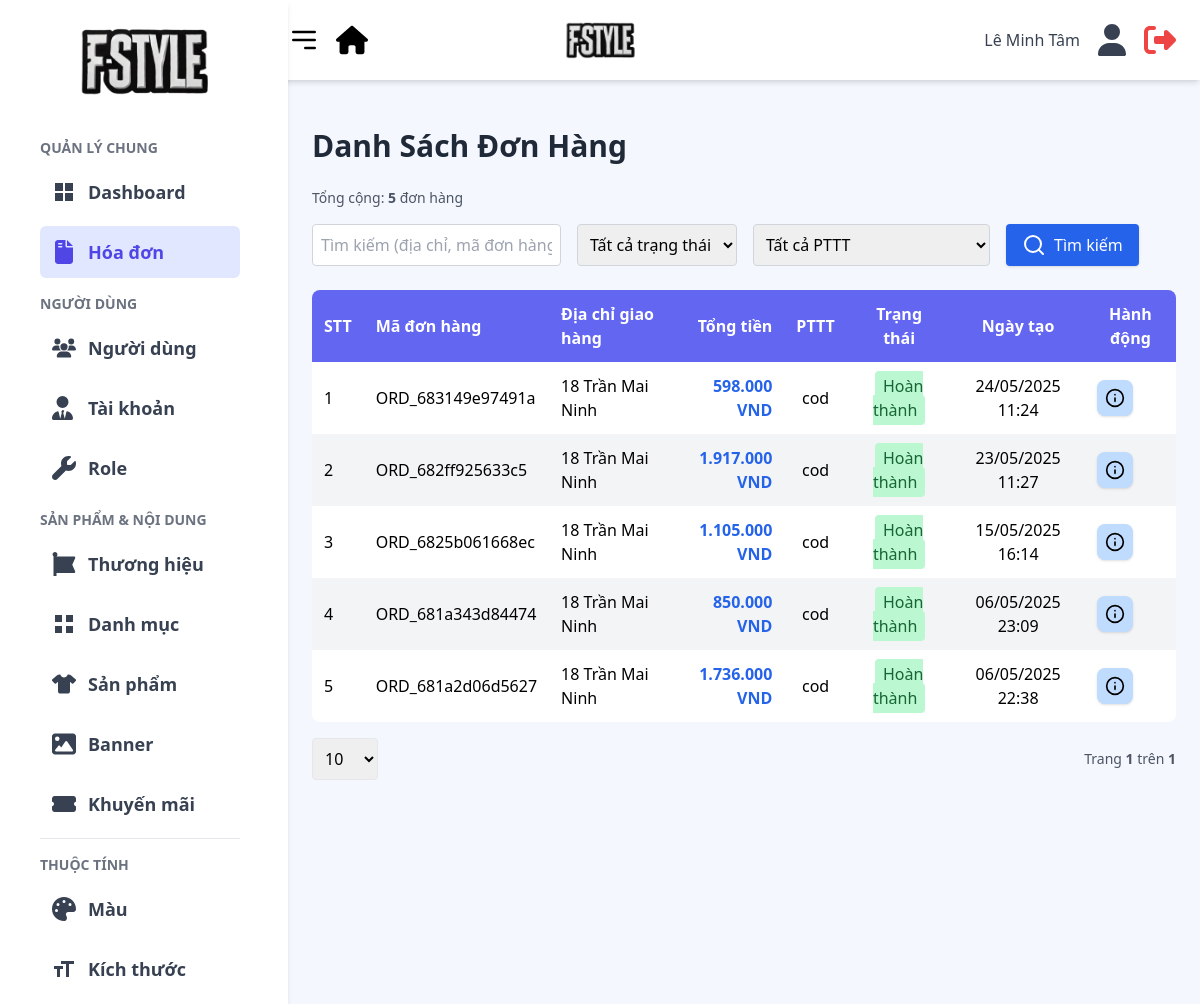
Page /admin/views/invoice/index.php (signed in) on the committed database.
### tables this page shows
CREATE TABLE `order` (
  `order_id` varchar(50) NOT NULL,
  `customer_id` varchar(50) NOT NULL,
  `shipping_address` varchar(255) DEFAULT NULL,
  `discount_amount` decimal(10,2) NOT NULL DEFAULT 0.00,
  `total_amount` decimal(10,2) NOT NULL DEFAULT 0.00,
  `promotion` varchar(50) DEFAULT NULL,
  `status` varchar(255) NOT NULL DEFAULT 'pending',
  `payment_method` varchar(50) DEFAULT NULL,
  `note` text DEFAULT NULL,
  `created_at` datetime DEFAULT current_timestamp()
);

### admin/controller/invoiceController.php (called while the page is built, shortened)
<?php
function getFilteredOrders($conn) {
    $page = max(1, intval($_GET['page'] ?? 1));
    $limit = intval($_GET['limit'] ?? 10);
    $offset = ($page - 1) * $limit;
    $sql = "SELECT * FROM `order` WHERE 1=1";
    $params = [];
    $types = "";
    $countSql = "SELECT COUNT(*) as total FROM ($sql) as count_table";
    $stmt = $conn->prepare($countSql);
    $stmt->execute();
    $totalOrders = $stmt->get_result()->fetch_assoc()['total'];
    $sql .= " ORDER BY created_at DESC LIMIT ? OFFSET ?";
    $types .= "ii";
    $params[] = $limit;
    $params[] = $offset;
    $stmt = $conn->prepare($sql);
    if (!empty($params)) {
        $stmt->bind_param($types, ...$params);
    }
    $stmt->execute();
    $orders = $stmt->get_result();
    $totalPages = ceil($totalOrders / $limit);
    return [
        'orders' => $orders,
        'totalPages' => $totalPages,
        'currentPage' => $page,
        'totalOrders' => $totalOrders
    ];
}

### admin/views/invoice/index.php (the view, shortened to what this page needs)
<?php
include("../../includes/header.php");
require_once('../../../includes/db.php');
require_once('../../controller/invoiceController.php');
$data = getFilteredOrders($conn);
$orders      = $data['orders'];
$totalPages  = $data['totalPages'];
$currentPage = $data['currentPage'];
$totalOrders = $data['totalOrders'];
?>
<main class="py-6">
    <div class="container mx-auto p-6">
        <div class="flex justify-between items-center mb-6">
            <h1 class="text-3xl font-bold text-gray-800">Danh Sách Đơn Hàng</h1>
        </div>
        <p class="text-sm text-gray-600 mb-4">Tổng cộng: <strong><?= $totalOrders ?></strong> đơn hàng</p>
        <form method="GET" class="flex flex-wrap gap-4 mb-6">
            <div>
                <input type="text" name="search" value="<?= htmlspecialchars($_GET['search'] ?? "") ?>"
                    class="p-2 border border-gray-300 rounded focus:outline-none"
                    placeholder="Tìm kiếm (địa chỉ, mã đơn hàng)...">
            </div>
            <div>
                <select name="status" class="p-2 border border-gray-300 rounded focus:outline-none">
                    <option value="">Tất cả trạng thái</option>
                </select>
            </div>
            <div>
                <select name="payment_method" class="p-2 border border-gray-300 rounded focus:outline-none">
                    <option value="">Tất cả PTTT</option>
                </select>
            </div>
            <button type="submit"
                class="flex items-center gap-2 bg-blue-600 hover:bg-blue-700 text-white py-2 px-4 rounded shadow transition">
                <svg xmlns="http://www.w3.org/2000/svg" class="w-6 h-6" fill="none" stroke="white" stroke-width="2"
                    stroke-linecap="round" stroke-linejoin="round" viewBox="0 0 24 24">
                    <circle cx="11" cy="11" r="8"></circle>
                    <line x1="21" y1="21" x2="16.65" y2="16.65"></line>
                </svg>
                <span>Tìm kiếm</span>
            </button>
        </form>
        <div class="rounded-lg overflow-hidden max-h-[600px] overflow-y-auto transition-all duration-300">
            <table class="w-full border-collapse text-sm sm:text-base">
                <thead class="sticky top-0 z-10">
                    <tr class="bg-indigo-500 text-white">
                        <th class="p-3 text-left">STT</th>
                        <th class="p-3 text-left">Mã đơn hàng</th>
                        <th class="p-3 text-left">Địa chỉ giao hàng</th>
                        <th class="p-3 text-right hidden sm:table-cell">Tổng tiền</th>
                        <th class="p-3 text-center hidden sm:table-cell">PTTT</th>
                        <th class="p-3 text-center hidden sm:table-cell">Trạng thái</th>
                        <th class="p-3 text-center hidden sm:table-cell">Ngày tạo</th>
                        <th class="p-3 text-center">Hành động</th>
                    </tr>
                </thead>
                <tbody>
                    <?php if ($orders && $orders->num_rows > 0) : ?>
                    <?php $stt = ($currentPage - 1) * ($_GET['limit'] ?? 10) + 1; ?>
                    <?php while ($order = $orders->fetch_assoc()) : ?>
                    <tr class="<?= ($stt % 2 === 0) ? 'bg-gray-100' : 'bg-white' ?> hover:bg-gray-200 transition">
                        <td class="p-3"><?= $stt++ ?></td>
                        <td class="p-3"><?= $order['order_id'] ?></td>
                        <td class="p-3"><?= $order['shipping_address'] ?></td>
                        <td class="p-3 text-right hidden sm:table-cell">
                            <span class="font-bold text-blue-600">
                                <?= number_format($order['total_amount'], 0, ',', '.') ?> VND
                            </span>
                        </td>
                        <td class="p-3 text-center hidden sm:table-cell">
                            <?= $order['payment_method'] ?></td>
                        <td class="p-3 text-center hidden sm:table-cell">
                            <?php
                                    switch ($order['status']) {
                                        case 'completed':
                                            echo '<span class="px-2 py-1 bg-green-200 text-green-800 rounded">Hoàn thành</span>';
                                            break;
                                    }
                                    ?>
                        </td>
                        <td class="p-3 text-center hidden sm:table-cell">
                            <?= htmlspecialchars(date("d/m/Y H:i", strtotime($order['created_at']))) ?>
                        </td>
                        <td class="p-3 text-center">
                            <div class="flex flex-col sm:flex-row items-center gap-1">
                                <a href="detail.php?id=<?= urlencode($order['order_id']) ?>"
                                    class="bg-blue-200 hover:bg-blue-300 p-2 rounded-lg shadow" title="Xem chi tiết">
                                    <svg xmlns="http://www.w3.org/2000/svg" class="w-5 h-5" fill="none"
                                        stroke="currentColor" stroke-width="2" stroke-linecap="round"
                                        stroke-linejoin="round" viewBox="0 0 24 24">
                                        <circle cx="12" cy="12" r="10"></circle>
                                        <line x1="12" y1="16" x2="12" y2="12"></line>
                                        <line x1="12" y1="8" x2="12" y2="8"></line>
                                    </svg>
                                </a>
                            </div>
                        </td>
                    </tr>
                    <?php endwhile; ?>
                    <?php else: ?>
                    <tr>
                        <td colspan="9" class="p-3 text-center text-gray-500">Không tìm thấy đơn hàng nào.</td>
                    </tr>
                    <?php endif; ?>
                </tbody>
            </table>
        </div>
        <div class="flex flex-col sm:flex-row items-center justify-between mt-4">
            <div>
                <form method="GET" id="limitForm" class="flex items-center">
                    <select name="limit" class="p-2 border rounded cursor-pointer" onchange="this.form.submit()">
                        <option value="10" <?= ((int)($_GET['limit'] ?? 10)) === 10 ? 'selected' : '' ?>>10</option>
                    </select>
                </form>
            </div>
            <div class="text-sm text-gray-600">
                Trang <strong><?= $currentPage ?></strong> trên <strong><?= $totalPages ?></strong>
            </div>
        </div>
    </div>
</main>
<?php include("../../includes/footer.php"); ?>

### rows in the picture
order: order_id "ORD_683149e97491a", shipping_address "18 Trần Mai Ninh", total_amount "598.000", payment_method "cod", status "Hoàn thành", created_at "24/05/2025 11:24"
order: order_id "ORD_682ff925633c5", shipping_address "18 Trần Mai Ninh", total_amount "1.917.000", payment_method "cod", status "Hoàn thành", created_at "23/05/2025 11:27"
order: order_id "ORD_6825b061668ec", shipping_address "18 Trần Mai Ninh", total_amount "1.105.000", payment_method "cod", status "Hoàn thành", created_at "15/05/2025 16:14"
order: order_id "ORD_681a343d84474", shipping_address "18 Trần Mai Ninh", total_amount "850.000", payment_method "cod", status "Hoàn thành", created_at "06/05/2025 23:09"
order: order_id "ORD_681a2d06d5627", shipping_address "18 Trần Mai Ninh", total_amount "1.736.000", payment_method "cod", status "Hoàn thành", created_at "06/05/2025 22:38"

### other values in the picture
$adminName "Lê Minh Tâm"
$totalOrders "5"
$currentPage "1"
$totalPages "1"
